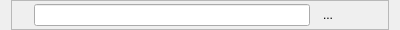
<?xml version="1.0" encoding="UTF-8"?>
<ui version="4.0">
 <class>BookmarkItemButton</class>
 <widget class="QWidget" name="BookmarkItemButton">
  <property name="geometry">
   <rect>
    <x>0</x>
    <y>0</y>
    <width>400</width>
    <height>30</height>
   </rect>
  </property>
  <property name="sizePolicy">
   <sizepolicy hsizetype="Preferred" vsizetype="Preferred">
    <horstretch>0</horstretch>
    <verstretch>0</verstretch>
   </sizepolicy>
  </property>
  <property name="windowTitle">
   <string notr="true">Form</string>
  </property>
  <property name="toolTip">
   <string notr="true"/>
  </property>
  <layout class="QVBoxLayout" name="verticalLayout_2">
   <property name="topMargin">
    <number>0</number>
   </property>
   <property name="bottomMargin">
    <number>0</number>
   </property>
   <item>
    <widget class="QFrame" name="frame">
     <property name="frameShape">
      <enum>QFrame::StyledPanel</enum>
     </property>
     <property name="frameShadow">
      <enum>QFrame::Raised</enum>
     </property>
     <layout class="QHBoxLayout" name="horizontalLayout_2">
      <property name="margin">
       <number>0</number>
      </property>
      <item>
       <widget class="QLabel" name="lIcon">
        <property name="minimumSize">
         <size>
          <width>16</width>
          <height>16</height>
         </size>
        </property>
        <property name="maximumSize">
         <size>
          <width>16</width>
          <height>16</height>
         </size>
        </property>
        <property name="text">
         <string notr="true"/>
        </property>
        <property name="pixmap">
         <pixmap resource="../../ressources.qrc">:/icons/logo.png</pixmap>
        </property>
        <property name="scaledContents">
         <bool>true</bool>
        </property>
       </widget>
      </item>
      <item>
       <widget class="QLineEdit" name="tfRename"/>
      </item>
      <item>
       <widget class="QToolButton" name="bRename">
        <property name="minimumSize">
         <size>
          <width>24</width>
          <height>24</height>
         </size>
        </property>
        <property name="maximumSize">
         <size>
          <width>24</width>
          <height>24</height>
         </size>
        </property>
        <property name="toolTip">
         <string notr="true">Rename</string>
        </property>
        <property name="text">
         <string notr="true">...</string>
        </property>
        <property name="icon">
         <iconset resource="../../ressources.qrc">
          <normaloff>:/icons/rename.png</normaloff>:/icons/rename.png</iconset>
        </property>
        <property name="iconSize">
         <size>
          <width>24</width>
          <height>24</height>
         </size>
        </property>
        <property name="checkable">
         <bool>true</bool>
        </property>
        <property name="autoRaise">
         <bool>true</bool>
        </property>
       </widget>
      </item>
      <item>
       <widget class="QToolButton" name="bCut">
        <property name="minimumSize">
         <size>
          <width>24</width>
          <height>24</height>
         </size>
        </property>
        <property name="maximumSize">
         <size>
          <width>24</width>
          <height>24</height>
         </size>
        </property>
        <property name="toolTip">
         <string>Cut</string>
        </property>
        <property name="text">
         <string notr="true"/>
        </property>
        <property name="icon">
         <iconset resource="../../ressources.qrc">
          <normaloff>:/icons/cut.png</normaloff>:/icons/cut.png</iconset>
        </property>
        <property name="iconSize">
         <size>
          <width>24</width>
          <height>24</height>
         </size>
        </property>
        <property name="autoRaise">
         <bool>true</bool>
        </property>
       </widget>
      </item>
      <item>
       <layout class="QVBoxLayout" name="layoutButton">
        <item>
         <widget class="QToolButton" name="bDelete">
          <property name="minimumSize">
           <size>
            <width>12</width>
            <height>12</height>
           </size>
          </property>
          <property name="maximumSize">
           <size>
            <width>12</width>
            <height>12</height>
           </size>
          </property>
          <property name="toolTip">
           <string>Delete</string>
          </property>
          <property name="text">
           <string notr="true"/>
          </property>
          <property name="icon">
           <iconset resource="../../ressources.qrc">
            <normaloff>:/icons/delete.png</normaloff>:/icons/delete.png</iconset>
          </property>
          <property name="iconSize">
           <size>
            <width>12</width>
            <height>12</height>
           </size>
          </property>
          <property name="autoRaise">
           <bool>true</bool>
          </property>
         </widget>
        </item>
        <item>
         <spacer name="verticalSpacer">
          <property name="orientation">
           <enum>Qt::Vertical</enum>
          </property>
          <property name="sizeType">
           <enum>QSizePolicy::Expanding</enum>
          </property>
          <property name="sizeHint" stdset="0">
           <size>
            <width>12</width>
            <height>0</height>
           </size>
          </property>
         </spacer>
        </item>
       </layout>
      </item>
     </layout>
    </widget>
   </item>
  </layout>
 </widget>
 <resources>
  <include location="../../ressources.qrc"/>
 </resources>
 <connections/>
</ui>
